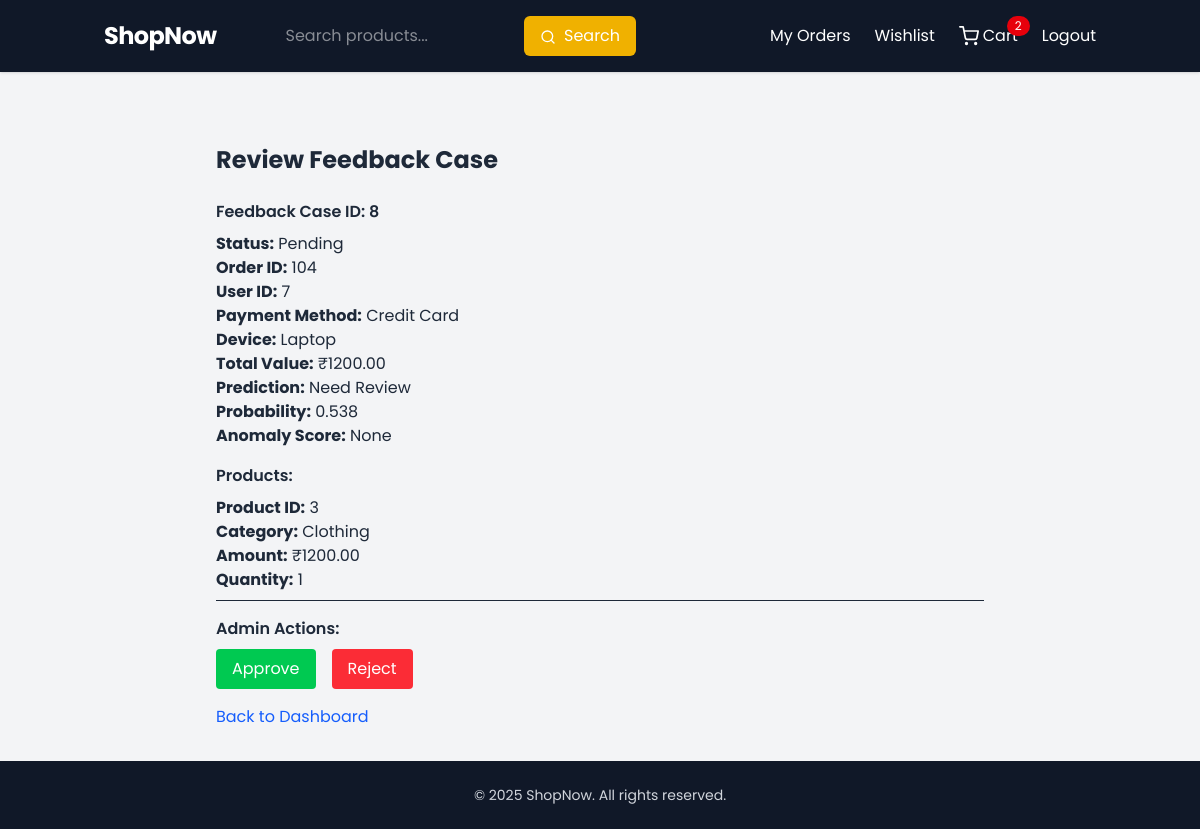
The page /admin/feedback_case/8 (signed in) on the database its author committed.
### app/models.py (models this page shows)
class FeedbackCase(db.Model):
    id = db.Column(db.Integer, primary_key=True)
    order_id = db.Column(db.Integer, db.ForeignKey("order.id"))
    user_id = db.Column(db.Integer)
    payment_method = db.Column(db.String(50))
    device = db.Column(db.String(50))
    products = db.Column(db.JSON)  # <-- New: store all product info for this feedback
    total_value = db.Column(db.Float)
    num_trans_24h = db.Column(db.Integer)
    num_failed_24h = db.Column(db.Integer)
    no_of_cards_from_ip = db.Column(db.Integer)
    account_age_days = db.Column(db.Integer)
    timestamp = db.Column(db.DateTime)
    prediction = db.Column(db.String(50))
    probability = db.Column(db.Float)
    anomaly_score = db.Column(db.Float)
    admin_status = db.Column(db.String(20), default="Pending")

### app/routes.py (the view)
@main_bp.route("/admin/feedback_case/<int:case_id>", methods=["GET"])
@login_required
def view_case(case_id):
    case = FeedbackCase.query.get_or_404(case_id)
    return render_template("view_case.html", case=case)

### app/context_processors.py (called while the page is built)
def inject_current_year():
    return {'current_year': datetime.now().year}

### app/routes.py (called while the page is built)
@login_manager.user_loader
def load_user(user_id):
    return User.query.get(int(user_id))

@main_bp.before_app_request
def load_cart_count():
    if current_user.is_authenticated:
        cart_items = CartItem.query.filter_by(user_id=current_user.id).all()
        g.cart_count = sum(item.quantity for item in cart_items)
    else:
        g.cart_count = 0

### app/templates/view_case.html
{% extends "base.html" %} {% block title %}Review Feedback Case{% endblock %} {%
block content %}
<div class="max-w-3xl mx-auto mt-10">
  <h2 class="text-2xl font-bold mb-6">Review Feedback Case</h2>
  <div class="mb-4">
    <h3 class="font-semibold mb-2">Feedback Case ID: {{ case.id }}</h3>
    <p><strong>Status:</strong> {{ case.admin_status }}</p>
    <p><strong>Order ID:</strong> {{ case.order_id }}</p>
    <p><strong>User ID:</strong> {{ case.user_id }}</p>
    <p><strong>Payment Method:</strong> {{ case.payment_method }}</p>
    <p><strong>Device:</strong> {{ case.device }}</p>
    <p><strong>Total Value:</strong> ₹{{ "%.2f"|format(case.total_value) }}</p>
    <p><strong>Prediction:</strong> {{ case.prediction }}</p>
    <p><strong>Probability:</strong> {{ case.probability }}</p>
    <p><strong>Anomaly Score:</strong> {{ case.anomaly_score }}</p>
  </div>
  <div class="mb-4">
    <h3 class="font-semibold mb-2">Products:</h3>
    <ul>
      {% for product in case.products %}
      <li>
        <p><strong>Product ID:</strong> {{ product.product_id }}</p>
        <p><strong>Category:</strong> {{ product.category }}</p>
        <p><strong>Amount:</strong> ₹{{ "%.2f"|format(product.amount) }}</p>
        <p><strong>Quantity:</strong> {{ product.quantity }}</p>
        <hr class="my-2" />
      </li>
      {% endfor %}
    </ul>
  </div>
  <div class="mb-4">
    <h3 class="font-semibold mb-2">Admin Actions:</h3>
    <div class="flex space-x-4">
      <a
        href="{{ url_for('main_bp.feedback_case_action', case_id=case.id, action='approve') }}"
        class="bg-green-500 text-white px-4 py-2 rounded hover:bg-green-600"
      >
        Approve
      </a>
      <a
        href="{{ url_for('main_bp.feedback_case_action', case_id=case.id, action='reject') }}"
        class="bg-red-500 text-white px-4 py-2 rounded hover:bg-red-600"
      >
        Reject
      </a>
    </div>
  </div>
  <a
    href="{{ url_for('main_bp.admin_dashboard') }}"
    class="text-blue-600 hover:underline"
    >Back to Dashboard</a
  >
</div>
{% endblock %}

### app/templates/base.html (style rules this page uses)
html { scroll-behavior: smooth; }
body { font-family: "Poppins", sans-serif; }

### rows shown on the page
FeedbackCase: id "8", admin_status "Pending", order_id "104", user_id "7", payment_method "Credit Card", device "Laptop", total_value "1200.00", prediction "Need Review", probability "0.538", anomaly_score "None"

### other values the page prints
{{ g.cart_count }} "2"
{{ product.product_id }} "3"
{{ product.category }} "Clothing"
{{ "%.2f"|format(product.amount) }} "1200.00"
{{ product.quantity }} "1"
